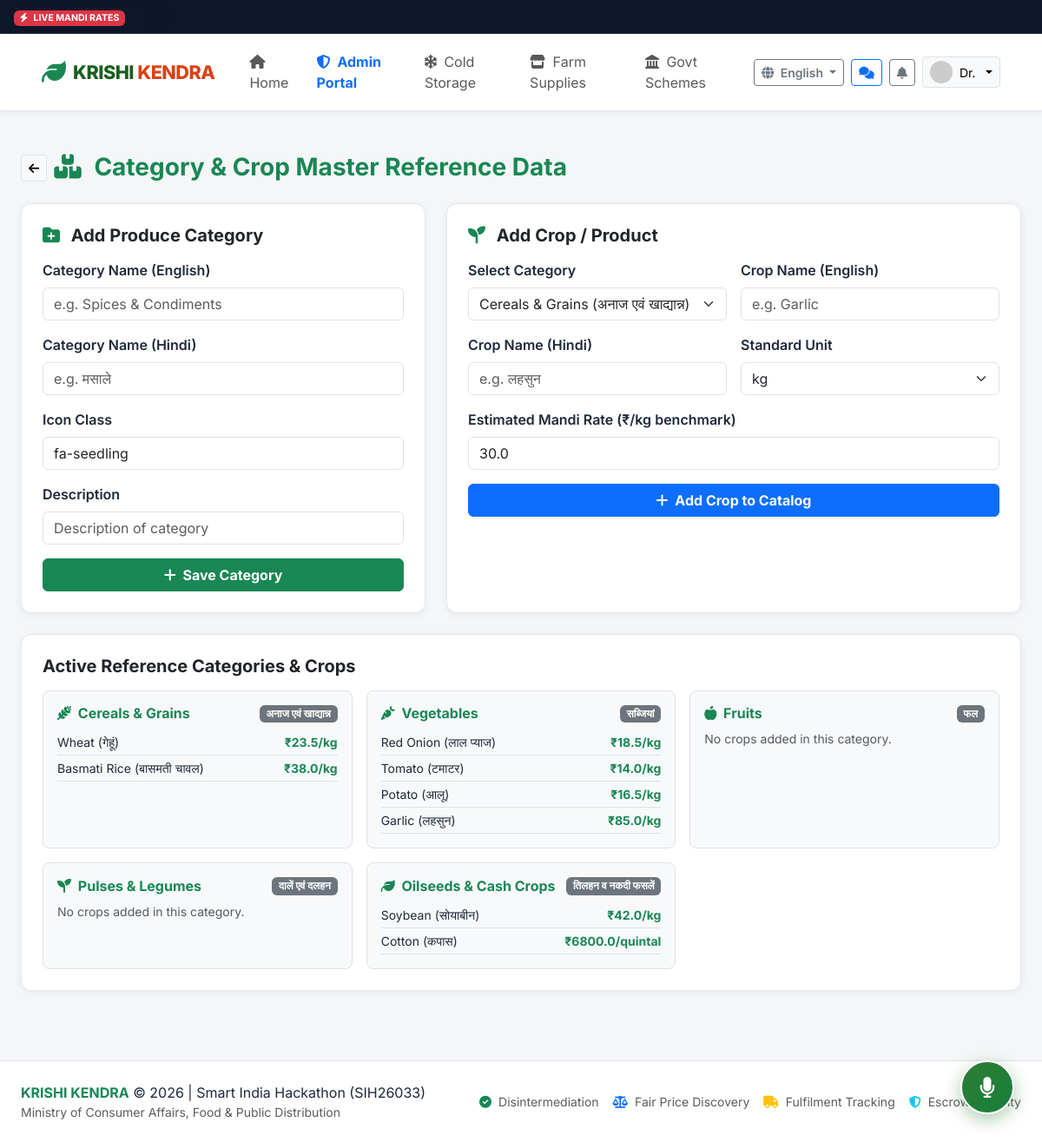
Page /admin/categories (signed in) on the committed database.
### app/models.py (models this page shows, shortened)
class User(db.Model):
    __tablename__ = 'users'
    id = db.Column(db.Integer, primary_key=True)
    custom_id = db.Column(db.String(32), unique=True, nullable=False, index=True) # e.g. FK-2026-1001, BK-2026-2001, ADM-001
    phone = db.Column(db.String(15), unique=True, nullable=False, index=True)
    password_hash = db.Column(db.String(255), nullable=True)
    role = db.Column(db.String(20), nullable=False, default='farmer') # farmer, buyer, admin
    name = db.Column(db.String(120), nullable=False)
    profile_image = db.Column(db.String(255), default='default_avatar.png')
    preferred_language = db.Column(db.String(10), default='en') # en, hi, mr, ta, te
    is_verified = db.Column(db.Boolean, default=False)
    verification_status = db.Column(db.String(20), default='none') # none, pending, approved, rejected
    gov_id_type = db.Column(db.String(50), nullable=True) # Aadhaar, Voter Card, Kisan Credit Card
    gov_id_masked = db.Column(db.String(50), nullable=True) # e.g. "XXXX-XXXX-1234" (Never store full plaintext)
    verification_doc = db.Column(db.String(255), nullable=True)
    verification_rejection_reason = db.Column(db.String(255), nullable=True)
    is_active = db.Column(db.Boolean, default=True)
    created_at = db.Column(db.DateTime, default=datetime.utcnow)
    updated_at = db.Column(db.DateTime, default=datetime.utcnow, onupdate=datetime.utcnow)
    farmer_profile = db.relationship('FarmerProfile', backref='user', uselist=False, cascade='all, delete-orphan')
    buyer_profile = db.relationship('BuyerProfile', backref='user', uselist=False, cascade='all, delete-orphan')
    inventories = db.relationship('Inventory', backref='farmer', lazy='dynamic', cascade='all, delete-orphan')
    requirements = db.relationship('Requirement', backref='buyer', lazy='dynamic', cascade='all, delete-orphan')
    notifications = db.relationship('Notification', backref='user', lazy='dynamic', cascade='all, delete-orphan')

class Category(db.Model):
    __tablename__ = 'categories'
    id = db.Column(db.Integer, primary_key=True)
    name = db.Column(db.String(80), unique=True, nullable=False)
    hindi_name = db.Column(db.String(80), default='')
    icon = db.Column(db.String(50), default='fa-seedling')
    description = db.Column(db.String(255), default='')
    is_active = db.Column(db.Boolean, default=True)
    products = db.relationship('Product', backref='category', lazy='dynamic', cascade='all, delete-orphan')

class Product(db.Model):
    __tablename__ = 'products'
    id = db.Column(db.Integer, primary_key=True)
    category_id = db.Column(db.Integer, db.ForeignKey('categories.id'), nullable=False)
    name = db.Column(db.String(100), nullable=False)
    hindi_name = db.Column(db.String(100), default='')
    default_unit = db.Column(db.String(20), default='kg') # kg, quintal, ton
    estimated_mandi_rate = db.Column(db.Float, default=25.0) # benchmark ₹/kg
    image_url = db.Column(db.String(255), default='default_crop.jpg')
    is_active = db.Column(db.Boolean, default=True)

### app/routes/admin.py (the view, shortened to what this page needs)
@admin_bp.route('/categories', methods=['GET', 'POST'])
@admin_required
def categories():
    all_categories = Category.query.all()
    all_products = Product.query.all()
    return render_template('admin/categories.html', categories=all_categories, products=all_products)

### app/templates/admin/categories.html (shortened to what this page needs)
{% extends "base.html" %}
{% block content %}
<div class="container-fluid px-lg-4 py-3">
  <div class="d-flex align-items-center gap-2 mb-4">
    <a href="{{ url_for('admin.dashboard') }}" class="btn btn-sm btn-light border"><i class="fas fa-arrow-left"></i></a>
    <h3 class="fw-bold text-success mb-0"><i class="fas fa-boxes me-2"></i> Category & Crop Master Reference Data</h3>
  </div>
  <div class="row g-4 mb-4">
    <div class="col-lg-5">
      <div class="k-card p-4 h-100">
        <h5 class="fw-bold text-dark mb-3"><i class="fas fa-folder-plus text-success me-2"></i> Add Produce Category</h5>
        <form method="POST" action="{{ url_for('admin.categories') }}">
          <div class="mb-3">
            <label class="form-label fw-semibold">Category Name (English)</label>
            <input type="text" name="name" class="form-control" placeholder="e.g. Spices & Condiments" required>
          </div>
          <div class="mb-3">
            <label class="form-label fw-semibold">Category Name (Hindi)</label>
            <input type="text" name="hindi_name" class="form-control" placeholder="e.g. मसाले">
          </div>
          <div class="mb-3">
            <label class="form-label fw-semibold">Icon Class</label>
            <input type="text" name="icon" class="form-control" value="fa-seedling">
          </div>
          <div class="mb-3">
            <label class="form-label fw-semibold">Description</label>
            <input type="text" name="description" class="form-control" placeholder="Description of category">
          </div>
          <button type="submit" class="btn btn-success fw-bold w-100"><i class="fas fa-plus me-1"></i> Save Category</button>
        </form>
      </div>
    </div>
    <div class="col-lg-7">
      <div class="k-card p-4 h-100">
        <h5 class="fw-bold text-dark mb-3"><i class="fas fa-seedling text-success me-2"></i> Add Crop / Product</h5>
        <form method="POST" action="{{ url_for('admin.categories') }}">
          <div class="row g-3 mb-3">
            <div class="col-md-6">
              <label class="form-label fw-semibold">Select Category</label>
              <select name="category_id" class="form-select" required>
                {% for c in categories %}
                  <option value="{{ c.id }}">{{ c.name }} ({{ c.hindi_name }})</option>
                {% endfor %}
              </select>
            </div>
            <div class="col-md-6">
              <label class="form-label fw-semibold">Crop Name (English)</label>
              <input type="text" name="name" class="form-control" placeholder="e.g. Garlic" required>
            </div>
          </div>
          <div class="row g-3 mb-3">
            <div class="col-md-6">
              <label class="form-label fw-semibold">Crop Name (Hindi)</label>
              <input type="text" name="hindi_name" class="form-control" placeholder="e.g. लहसुन">
            </div>
            <div class="col-md-6">
              <label class="form-label fw-semibold">Standard Unit</label>
              <select name="default_unit" class="form-select">
                <option value="kg" selected>kg</option>
              </select>
            </div>
          </div>
          <div class="mb-3">
            <label class="form-label fw-semibold">Estimated Mandi Rate (₹/kg benchmark)</label>
            <input type="number" step="0.5" name="estimated_mandi_rate" class="form-control" value="30.0">
          </div>
          <button type="submit" class="btn btn-primary fw-bold w-100"><i class="fas fa-plus me-1"></i> Add Crop to Catalog</button>
        </form>
      </div>
    </div>
  </div>
  <div class="k-card p-4">
    <h5 class="fw-bold text-dark mb-3">Active Reference Categories & Crops</h5>
    <div class="row g-3">
      {% for c in categories %}
      <div class="col-md-4">
        <div class="p-3 bg-light rounded-3 border h-100">
          <div class="d-flex justify-content-between align-items-center mb-2">
            <h6 class="fw-bold text-success mb-0"><i class="fas {{ c.icon }} me-1"></i> {{ c.name }}</h6>
            <span class="badge bg-secondary">{{ c.hindi_name }}</span>
          </div>
          <ul class="list-unstyled small mb-0 mt-2">
            {% for p in c.products %}
              <li class="py-1 border-bottom d-flex justify-content-between">
                <span>{{ p.name }} ({{ p.hindi_name }})</span>
                <strong class="text-success">₹{{ p.estimated_mandi_rate }}/{{ p.default_unit }}</strong>
              </li>
            {% else %}
              <li class="text-muted">No crops added in this category.</li>
            {% endfor %}
          </ul>
        </div>
      </div>
      {% endfor %}
    </div>
  </div>
</div>
{% endblock %}

### app/templates/base.html (shortened to what this page needs)
<!DOCTYPE html>
<html lang="{{ current_lang }}">
<head>
  <link href="https://cdn.jsdelivr.net/npm/bootstrap@5.3.3/dist/css/bootstrap.min.css" rel="stylesheet">
  <link rel="stylesheet" href="https://cdnjs.cloudflare.com/ajax/libs/font-awesome/6.5.1/css/all.min.css">
  <link rel="stylesheet" href="{{ url_for('static', filename='css/style.css') }}">
</head>
<body class="{% if current_user and current_user.role == 'farmer' %}theme-farmer{% elif current_user and current_user.role == 'buyer' %}theme-buyer{% elif current_user and current_user.role == 'admin' %}theme-admin{% endif %}">
  <div class="mandi-ticker">
    <div class="mandi-ticker-badge">
      <span class="badge bg-danger shadow-sm"><i class="fas fa-bolt me-1"></i> LIVE MANDI RATES</span>
    </div>
    <div class="mandi-ticker-track">
      <div class="ticker-wrap">
      </div>
    </div>
  </div>
  <nav class="navbar navbar-expand-lg navbar-krishi sticky-top">
    <div class="container-fluid px-lg-4">
      <a class="navbar-brand d-flex align-items-center" href="{{ url_for('main.index') }}">
        <i class="fas fa-leaf text-success fs-3 me-2"></i>
        <div class="brand-title">
          KRISHI <span>KENDRA</span>
        </div>
      </a>
      <div class="collapse navbar-collapse" id="navbarKrishiContent">
        <ul class="navbar-nav me-auto mb-2 mb-lg-0 ms-lg-3">
          <li class="nav-item">
            <a class="nav-link {% if request.endpoint == 'main.index' %}active fw-bold{% endif %}" href="{{ url_for('main.index') }}"><i class="fas fa-home me-1"></i> <span data-i18n="nav_home">Home</span></a>
          </li>
          {% if current_user %}
            {% if current_user.role == 'farmer' %}
              <li class="nav-item">
                <a class="nav-link {% if request.endpoint == 'farmer.dashboard' %}active text-success fw-bold{% endif %}" href="{{ url_for('farmer.dashboard') }}"><i class="fas fa-tachometer-alt me-1"></i> <span data-i18n="nav_dashboard">Dashboard</span></a>
              </li>
              <li class="nav-item">
                <a class="nav-link {% if request.endpoint == 'farmer.inventory' or request.endpoint == 'farmer.add_produce' %}active text-success fw-bold{% endif %}" href="{{ url_for('farmer.inventory') }}"><i class="fas fa-boxes me-1"></i> <span data-i18n="nav_inventory">My Inventory</span></a>
              </li>
              <li class="nav-item">
                <a class="nav-link {% if request.endpoint == 'farmer.orders' %}active text-success fw-bold{% endif %}" href="{{ url_for('farmer.orders') }}"><i class="fas fa-handshake me-1"></i> <span data-i18n="nav_orders">Orders</span></a>
              </li>
            {% elif current_user.role == 'admin' %}
              <li class="nav-item">
                <a class="nav-link {% if 'admin.' in (request.endpoint or '') %}active text-primary fw-bold{% endif %}" href="{{ url_for('admin.dashboard') }}"><i class="fas fa-shield-alt me-1"></i> Admin Portal</a>
              </li>
            {% endif %}
          {% endif %}
          <li class="nav-item">
            <a class="nav-link " href="{{ url_for('cold_storage.index') }}"><i class="fas fa-snowflake me-1"></i> <span data-i18n="nav_cold_storage"></span></a>
          </li>
          <li class="nav-item">
            <a class="nav-link " href="{{ url_for('marketplace.index') }}"><i class="fas fa-store me-1"></i> <span data-i18n="nav_marketplace"></span></a>
          </li>
          <li class="nav-item">
            <a class="nav-link {% if 'schemes.' in (request.endpoint or '') %}active fw-bold{% endif %}" href="{{ url_for('schemes.index') }}"><i class="fas fa-landmark me-1"></i> <span data-i18n="nav_schemes">Govt Schemes</span></a>
          </li>
        </ul>
        <div class="d-flex align-items-center gap-2">
          <div class="dropdown">
            <button class="btn btn-sm btn-outline-secondary dropdown-toggle fw-semibold" type="button" data-bs-toggle="dropdown">
              <i class="fas fa-globe me-1"></i> {{ available_languages.get(current_lang, 'Language') }}
            </button>
          </div>
          {% if current_user %}
            <a href="{{ url_for('chat.chat_list') }}" class="btn btn-sm btn-outline-primary position-relative" title="Conversations & Offers">
              <i class="fas fa-comments"></i>
            </a>
            <div class="dropdown">
              <button class="btn btn-sm btn-outline-secondary position-relative" type="button" data-bs-toggle="dropdown" title="Notifications">
                <i class="fas fa-bell"></i>
              </button>
            </div>
            <div class="dropdown">
              <button class="btn btn-sm btn-light border dropdown-toggle d-flex align-items-center gap-2" type="button" data-bs-toggle="dropdown">
                <img src="{% if current_user.profile_image and current_user.profile_image != 'default_avatar.png' %}{{ url_for('static', filename='uploads/' + current_user.profile_image) }}{% else %}https://ui-avatars.com/api/?name={{ current_user.name }}&background=2e7d32&color=fff{% endif %}" alt="Avatar" class="rounded-circle" width="26" height="26">
                <span>{{ current_user.name.split()[0] }}</span>
              </button>
            </div>
          {% endif %}
        </div>
      </div>
    </div>
  </nav>
  <main class="py-3">
    {% block content %}{% endblock %}
  </main>
  <div class="voice-assistant-fab" id="voiceAssistantFab" title="Click to speak or chat with Krishi Mitra AI Copilot">
    <i class="fas fa-microphone fs-4"></i>
  </div>
  <footer class="bg-white border-top py-4 mt-5">
    <div class="container-fluid px-lg-4 d-flex flex-column flex-md-row justify-content-between align-items-center gap-3">
      <div>
        <span class="fw-bold text-success">KRISHI KENDRA</span> &copy; 2026 | Smart India Hackathon (SIH26033)
        <div class="text-muted small">Ministry of Consumer Affairs, Food & Public Distribution</div>
      </div>
      <div class="d-flex gap-3 small text-muted">
        <span><i class="fas fa-check-circle text-success me-1"></i> Disintermediation</span>
        <span><i class="fas fa-balance-scale text-primary me-1"></i> Fair Price Discovery</span>
        <span><i class="fas fa-truck text-warning me-1"></i> Fulfilment Tracking</span>
        <span><i class="fas fa-shield-alt text-info me-1"></i> Escrow Security</span>
      </div>
    </div>
  </footer>
</body>
</html>

### rows in the picture
User: name "Dr."
Category: name "Cereals & Grains", hindi_name "अनाज एवं खाद्यान्न"
Product: name "Wheat", hindi_name "गेहूं", estimated_mandi_rate "23.5", default_unit "kg"
Product: name "Basmati Rice", hindi_name "बासमती चावल", estimated_mandi_rate "38.0", default_unit "kg"
Category: name "Vegetables", hindi_name "सब्जियां"
Product: name "Red Onion", hindi_name "लाल प्याज", estimated_mandi_rate "18.5", default_unit "kg"
Product: name "Tomato", hindi_name "टमाटर", estimated_mandi_rate "14.0", default_unit "kg"
Product: name "Potato", hindi_name "आलू", estimated_mandi_rate "16.5", default_unit "kg"
Product: name "Garlic", hindi_name "लहसुन", estimated_mandi_rate "85.0", default_unit "kg"
Category: name "Fruits", hindi_name "फल"
Category: name "Pulses & Legumes", hindi_name "दालें एवं दलहन"
Category: name "Oilseeds & Cash Crops", hindi_name "तिलहन व नकदी फसलें"
Product: name "Soybean", hindi_name "सोयाबीन", estimated_mandi_rate "42.0", default_unit "kg"
Product: name "Cotton", hindi_name "कपास", estimated_mandi_rate "6800.0", default_unit "quintal"

### other values in the picture
{{ available_languages.get(current_lang, 'Language') }} "English"
form field category_id "Cereals & Grains (अनाज एवं खाद्यान्न)"
